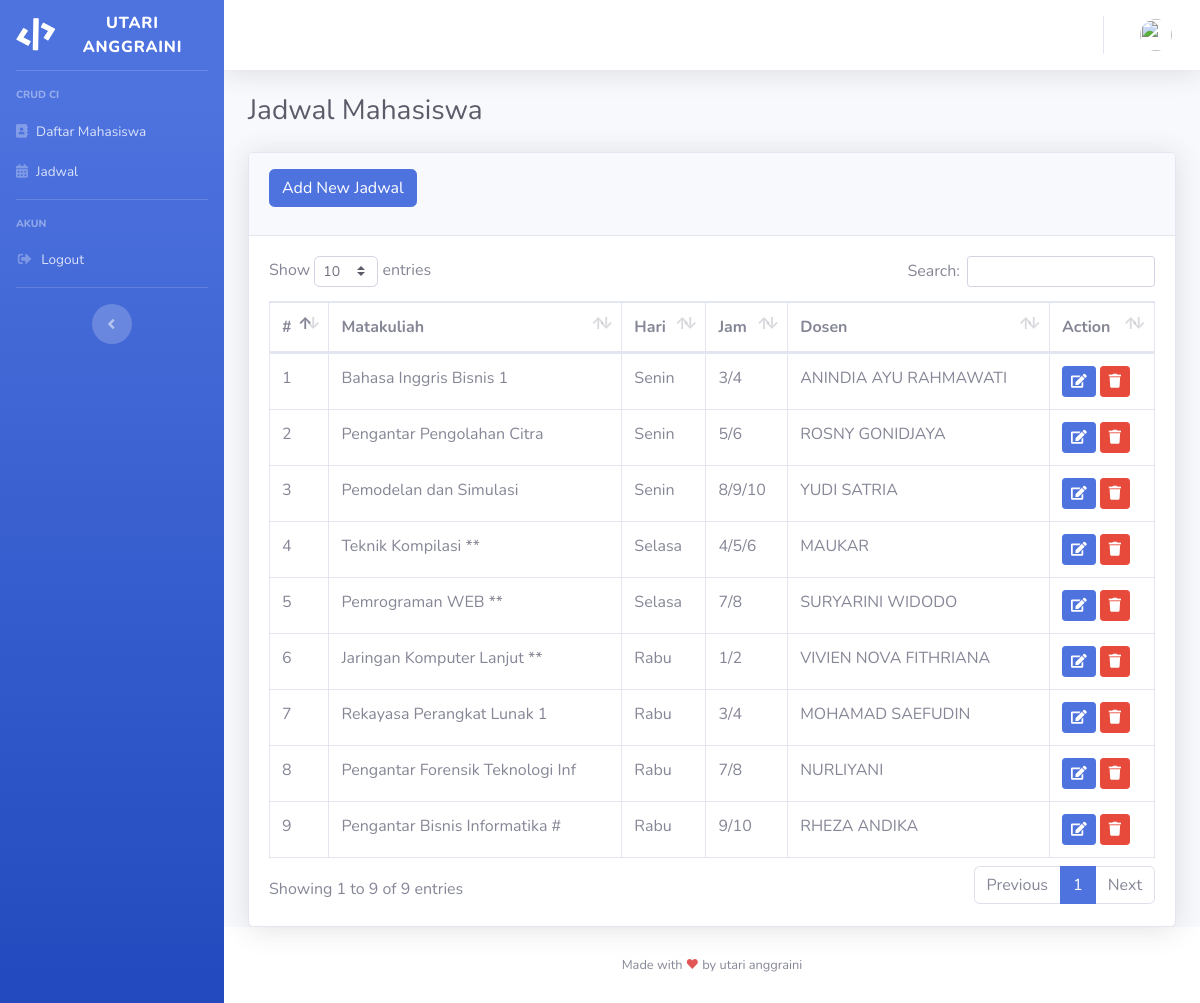
The app's page /index.php/mahasiswa/jadwal with its own data.
### tables this page shows
CREATE TABLE `tb_jadwal` (
  `id` int(11) NOT NULL,
  `matakuliah` varchar(100) NOT NULL,
  `hari` varchar(25) NOT NULL,
  `jam` varchar(10) NOT NULL,
  `dosen` varchar(100) NOT NULL
);

### application/controllers/Mahasiswa.php (called while the page is built, shortened)
<?php
class Mahasiswa extends CI_Controller
{
    public function __construct()
    {
        $this->load->model('Mahasiswa_model');
    }
    public function jadwal()
    {
        $data['title'] = 'Jadwal Mahasiswa';
        $data['user'] = $this->db->get_where('user', ['username' => $this->session->userdata('username')])->row_array();
        $data['jadwal'] = $this->Mahasiswa_model->getAllJadwal();
        $this->form_validation->set_rules('matakuliah', 'Mata Kuliah', 'required');
        $this->form_validation->set_rules('hari', 'Hari', 'required');
        $this->form_validation->set_rules('jam', 'Jam', 'required');
        $this->form_validation->set_rules('dosen', 'Dosen', 'required');
        if ($this->form_validation->run() == false) {
            $this->load->view('templates/header', $data);
            $this->load->view('templates/sidebar', $data);
            $this->load->view('templates/topbar', $data);
            $this->load->view('mahasiswa/jadwal', $data);
            $this->load->view('templates/footer');
        } else {
            $this->Mahasiswa_model->tambahJadwal();
            $this->session->set_flashdata('message', '<div class="alert alert-success" role="alert">Jadwal Mahasiswa added!</div>');
            redirect('mahasiswa/jadwal');
        }
    }
}

### index.php (called while the page is built, shortened)
<?php
require_once BASEPATH.'core/CodeIgniter.php';

### application/models/Mahasiswa_model.php (called while the page is built, shortened)
<?php
class Mahasiswa_model extends CI_model
{
    public function getAllJadwal()
    {
        return $this->db->get('tb_jadwal')->result_array();
    }
}

### application/views/mahasiswa/jadwal.php (the view, shortened to what this page needs)
<div class="container-fluid">
    <h1 class="h3 mb-4 text-gray-800"><?= $title; ?></h1>
    <div class="row">
        <div class="col-lg">
            <div class="card shadow">
                <div class="card-header pt-3">
                    <a href="" class="btn btn-primary mb-3" data-toggle="modal" data-target="#newJadwalModal">Add New Jadwal</a>
                </div>
                <div class="card-body">
                    <div class="table-responsive">
                        <table class="table table-bordered" id="dataTable" width="100%" cellspacing="0">
                            <thead>
                                <tr>
                                    <th>#</th>
                                    <th>Matakuliah</th>
                                    <th>Hari</th>
                                    <th>Jam</th>
                                    <th>Dosen</th>
                                    <th>Action</th>
                                </tr>
                            </thead>
                            <tbody>
                                <?php $i = 1; ?>
                                <?php foreach ($jadwal as $jadwal) : ?>
                                    <tr>
                                        <td><?= $i; ?></td>
                                        <td><?= $jadwal['matakuliah'] ?></td>
                                        <td><?= $jadwal['hari'] ?></td>
                                        <td><?= $jadwal['jam'] ?></td>
                                        <td><?= $jadwal['dosen'] ?></td>
                                        <td>
                                            <a class="btn btn-primary btn-sm" href="#modalUbahJadwal" onclick="$('#modalUbahJadwal #formUbahJadwal').attr('action', '<?= site_url('mahasiswa/ubahjadwal/' . $jadwal['id']) ?>')" data-toggle="modal" data-target="">
                                                <i class="fa fa-edit" aria-hidden="true"></i>
                                            </a>
                                            <a class="btn btn-danger btn-sm" href="#modalDelete" onclick="$('#modalDelete #formDelete').attr('action', '<?= site_url('mahasiswa/hapusjadwal/' . $jadwal['id']) ?>')" data-toggle="modal" data-target="">
                                                <i class="fa fa-trash" aria-hidden="true"></i>
                                            </a>
                                        </td>
                                    </tr>
                                    <?php $i++; ?>
                                <?php endforeach; ?>
                            </tbody>
                        </table>
                    </div>
                </div>
            </div>
        </div>
    </div>
</div>
</div>

### application/views/templates/header.php (shortened to what this page needs)
<!DOCTYPE html>
<html lang="en">
<head>
    <link href="<?= base_url('assets/'); ?>vendor/fontawesome-free/css/all.min.css" rel="stylesheet" type="text/css">
    <link href="<?= base_url('assets/'); ?>css/sb-admin-2.min.css" rel="stylesheet">
    <link href="<?= base_url('assets/'); ?>vendor/datatables/dataTables.bootstrap4.min.css" rel="stylesheet">
</head>
<body id="page-top">
    <div id="wrapper">

### application/views/templates/sidebar.php
<ul class="navbar-nav bg-gradient-primary sidebar sidebar-dark accordion" id="accordionSidebar">
    <a class="sidebar-brand d-flex align-items-center justify-content-center" href="<?= site_url('admin') ?>">
        <div class="sidebar-brand-icon rotate-n-15">
            <i class="fas fa-code"></i>
        </div>
        <div class="sidebar-brand-text mx-3">Utari Anggraini</div>
    </a>
    <hr class="sidebar-divider">
    <div class="sidebar-heading">
        CRUD CI
    </div>
    <li class="nav-item ">
        <a class="nav-link pb-0" href="<?= base_url('mahasiswa'); ?>">
            <i class="fas fa-address-book"></i>
            <span>Daftar Mahasiswa</span></a>
    </li>
    <li class="nav-item ">
        <a class="nav-link" href="<?= base_url('mahasiswa/jadwal'); ?>">
            <i class="fas fa-calendar-alt"></i>
            <span>Jadwal</span></a>
    </li>
    <hr class="sidebar-divider">
    <div class="sidebar-heading">
        Akun
    </div>
    <li class="nav-item">
        <a class="nav-link" href="<?= base_url('auth/logout'); ?>">
            <i class="fas fa-fw fa-sign-out-alt"></i>
            <span>Logout</span></a>
    </li>
    <hr class="sidebar-divider d-none d-md-block">
    <div class="text-center d-none d-md-inline">
        <button class="rounded-circle border-0" id="sidebarToggle"></button>
    </div>
</ul>

### application/views/templates/topbar.php (shortened to what this page needs)
<div id="content-wrapper" class="d-flex flex-column">
    <div id="content">
        <nav class="navbar navbar-expand navbar-light bg-white topbar mb-4 static-top shadow">
            <ul class="navbar-nav ml-auto">
                <li class="nav-item dropdown no-arrow">
                    <a class="nav-link dropdown-toggle" href="#" id="userDropdown" role="button" data-toggle="dropdown" aria-haspopup="true" aria-expanded="false">
                        <img class="img-profile rounded-circle" src="<?= base_url('assets/img/profile/') . $user['image']; ?>">
                    </a>
                </li>
            </ul>
        </nav>

### application/views/templates/footer.php (shortened to what this page needs)
<footer class="sticky-footer bg-white">
    <div class="container my-auto">
        <div class="copyright text-center my-auto">
        <style>.heart{color:#e25555;}</style> Made with <span class="heart">❤</span> by utari anggraini
        </div>
    </div>
</footer>
</div>
</div>
</body>
</html>

### application/views/templates/footer.php (style rules this page uses)
.heart { color:#e25555; }

### records on screen
tb_jadwal: matakuliah "Bahasa Inggris Bisnis 1", hari "Senin", jam "3/4", dosen "ANINDIA AYU RAHMAWATI"
tb_jadwal: matakuliah "Pengantar Pengolahan Citra", hari "Senin", jam "5/6", dosen "ROSNY GONIDJAYA"
tb_jadwal: matakuliah "Pemodelan dan Simulasi", hari "Senin", jam "8/9/10", dosen "YUDI SATRIA"
tb_jadwal: matakuliah "Teknik Kompilasi **", hari "Selasa", jam "4/5/6", dosen "MAUKAR"
tb_jadwal: matakuliah "Pemrograman WEB **", hari "Selasa", jam "7/8", dosen "SURYARINI WIDODO"
tb_jadwal: matakuliah "Jaringan Komputer Lanjut **", hari "Rabu", jam "1/2", dosen "VIVIEN NOVA FITHRIANA"
tb_jadwal: matakuliah "Rekayasa Perangkat Lunak 1", hari "Rabu", jam "3/4", dosen "MOHAMAD SAEFUDIN"
tb_jadwal: matakuliah "Pengantar Forensik Teknologi Inf", hari "Rabu", jam "7/8", dosen "NURLIYANI"
tb_jadwal: matakuliah "Pengantar Bisnis Informatika #", hari "Rabu", jam "9/10", dosen "RHEZA ANDIKA"

### other values on screen
$title "Jadwal Mahasiswa"
